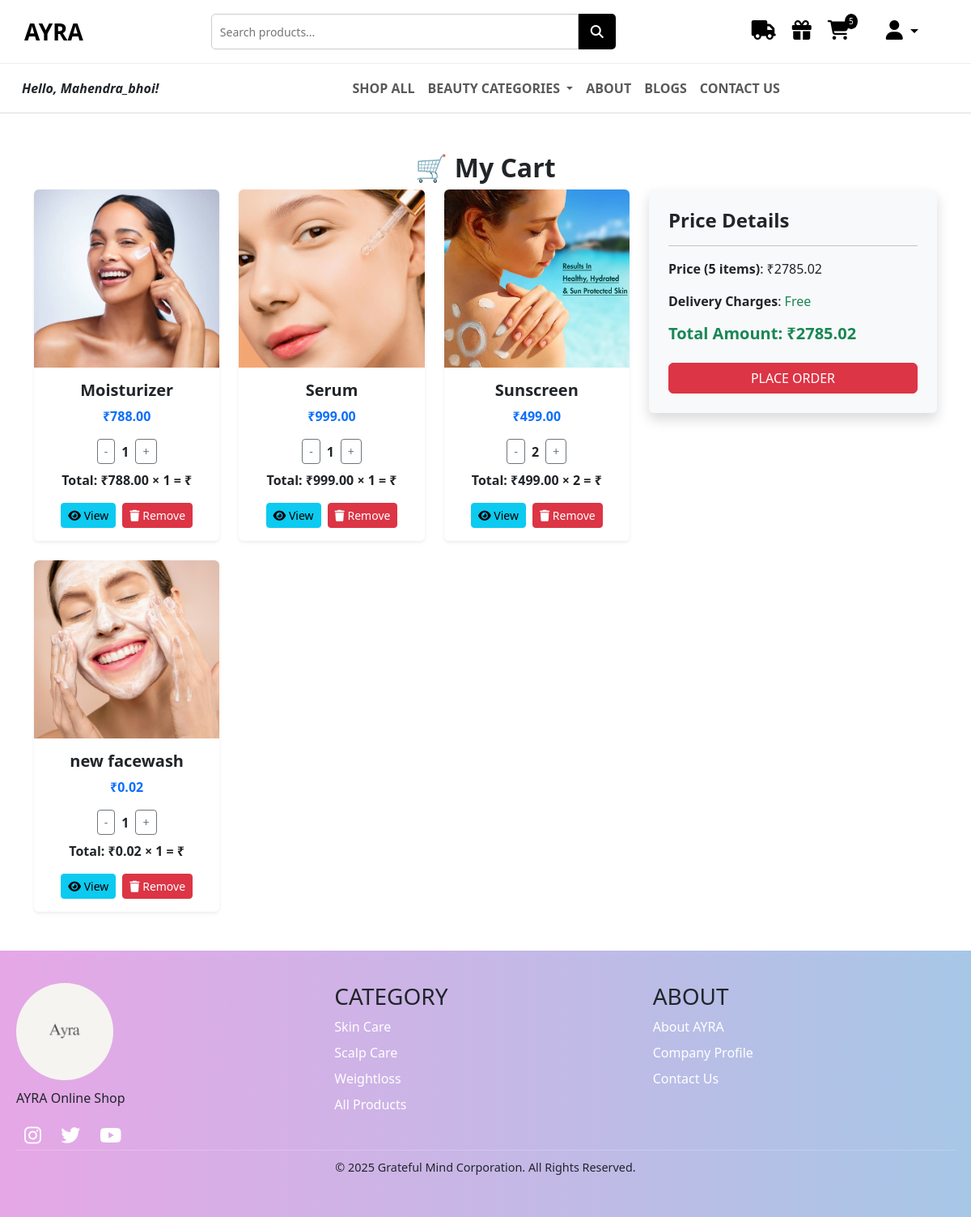
The app's page /cart/ (signed in), older data.
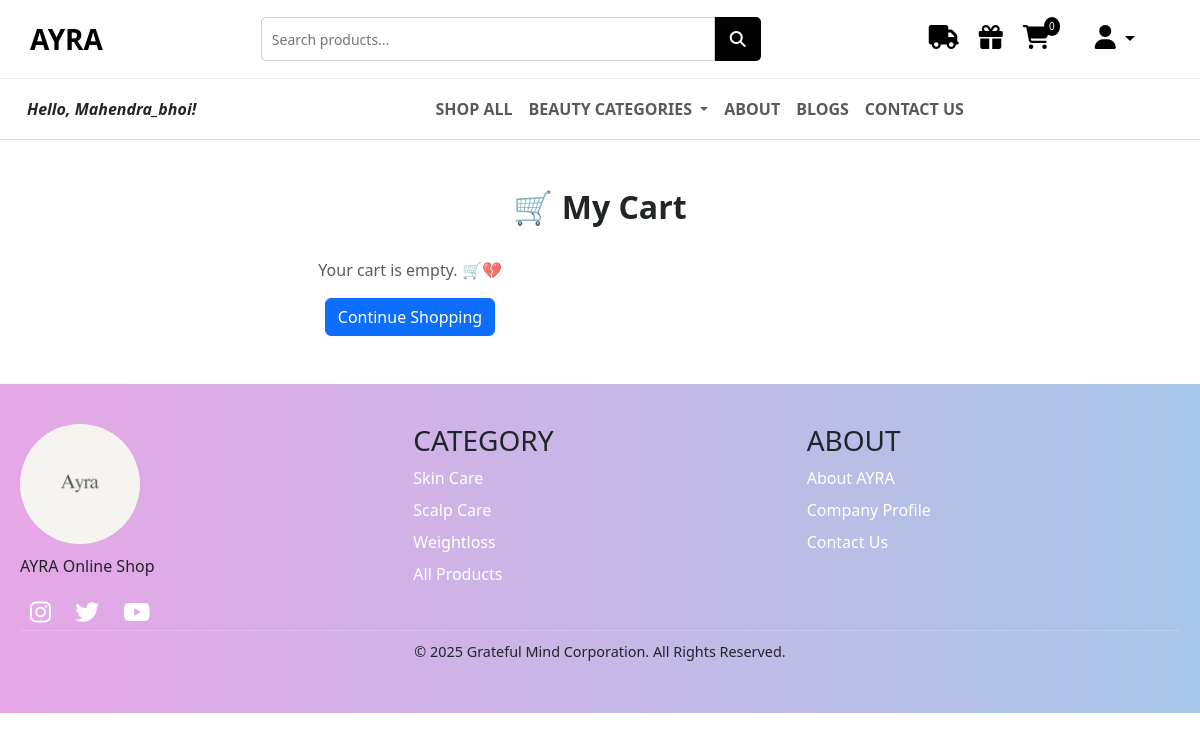
The same page, newer data.
### AYRA/models.py (models this page shows, shortened)
class Cart(models.Model):
    user = models.ForeignKey(User, on_delete=models.CASCADE)
    product = models.ForeignKey(Product, on_delete=models.CASCADE)
    quantity = models.PositiveIntegerField(default=1)
    created_at = models.DateTimeField(default=timezone.now)

class Product(models.Model):
    name = models.CharField(max_length=255)
    image = models.ImageField(upload_to='products/')
    description = models.TextField()
    price = models.DecimalField(max_digits=8, decimal_places=2)
    rating = models.FloatField()
    reviews = models.PositiveIntegerField()
    is_bestseller = models.BooleanField(default=False)
    tag_line = models.CharField(max_length=255, blank=True, null=True)
    category = models.ForeignKey(Category, on_delete=models.CASCADE)

### AYRA/views.py (the view)
# urls.py: path('cart/', views.cart_view, name='cart_view'),
@login_required(login_url='login')
def cart_view(request):
    cart_items = Cart.objects.filter(user=request.user)
    total_price = sum(item.product.price * item.quantity for item in cart_items)
    total_items = sum(item.quantity for item in cart_items)
    context = {
        'cart_items': cart_items,
        'cart_total': total_price,
        'cart_count': total_items
    }
    return render(request, 'cart.html', context)

### AYRA/context_processors.py (called while the page is built)
def cart_count(request):
    if request.user.is_authenticated:
        count = Cart.objects.filter(user=request.user).count()
    else:
        count = 0
    return {'cart_count': count}

def categories_context(request):
    categories = Category.objects.all()
    print("Categories==>",categories)
    return {'nav_categories': categories}

### AYRA/models.py (called while the page is built)
    def __str__(self):
        return self.name

### templates/cart.html
{% extends 'base.html' %}
{% load static %}
{% block 'main' %}
<div class="container my-5">
    <h2 class="text-center fw-bold">🛒 My Cart</h2>
    <div class="row">
        <div class="col-md-8">
            {% if cart_items %}
            <div class="row row-cols-1 row-cols-md-2 row-cols-lg-3 g-4">
                {% for item in cart_items %}
                <div class="col">
                    <div class="card h-100 shadow-sm border-0 rounded">
                        <img src="{{ item.product.image.url }}" class="card-img-top rounded-top" alt="{{ item.product.name }}" style="height: 220px; object-fit: cover;">
                        <div class="card-body text-center">
                            <h5 class="card-title fw-bold">{{ item.product.name }}</h5>
                            <p class="text-primary fw-semibold">₹{{ item.product.price }}</p>
                            <div class="d-flex justify-content-center align-items-center gap-2">
                                <a href="{% url 'update_qty' item.product.id 0 %}" class="btn btn-sm btn-outline-secondary">-</a>
                                <span class="fw-bold">{{ item.quantity }}</span>
                                <a href="{% url 'update_qty' item.product.id 1 %}" class="btn btn-sm btn-outline-secondary">+</a>
                            </div>
                            <p class="fw-bold mt-2">Total: ₹{{ item.product.price|floatformat:2 }} × {{ item.quantity }} = ₹{{ item.total_price|floatformat:2 }}</p>
                            <div class="d-flex justify-content-center gap-2">
                                <a href="{% url 'product_detail' item.product.id %}" class="btn btn-info btn-sm">
                                    <i class="fas fa-eye"></i> View
                                </a>
                                <a href="{% url 'remove_from_cart' item.product.id %}" class="btn btn-danger btn-sm">
                                    <i class="fas fa-trash"></i> Remove
                                </a>
                            </div>
                        </div>
                    </div>
                </div>
                {% endfor %}
            </div>
            {% else %}
                <div class="text-center mt-4">
                    <p class="text-muted">Your cart is empty. 🛒💔</p>
                    <a href="{% url 'home' %}" class="btn btn-primary">Continue Shopping</a>
                </div>
            {% endif %}
        </div>
        {% if cart_items %}
        <div class="col-md-4">
            <div class="p-4 shadow rounded bg-light">
                <h4 class="fw-bold">Price Details</h4>
                <hr>
                <p><strong>Price ({{ cart_count }} items)</strong>: ₹{{ cart_total }}</p>
                <p><strong>Delivery Charges</strong>: <span class="text-success">Free</span></p>
                <h5 class="fw-bold text-success">Total Amount: ₹{{ cart_total }}</h5>
                <a href="{% url 'place_order' %}" class="btn btn-danger w-100 mt-3">PLACE ORDER</a>
            </div>
        </div>
        {% endif %}
    </div>
</div>
{% endblock %}

### templates/base.html (shortened to what this page needs)
{% load static %}
<!DOCTYPE html>
<html lang="en">
<head>
  <link rel="stylesheet" href="{% static 'css/style.css' %}">
  <link href="https://cdn.jsdelivr.net/npm/bootstrap@5.3.0/dist/css/bootstrap.min.css" rel="stylesheet">
  <link rel="stylesheet" href="https://cdnjs.cloudflare.com/ajax/libs/font-awesome/6.4.0/css/all.min.css">
</head>
<body>
  <div class="top-row">
    <a href="{% url 'home' %}" class="logo">AYRA</a>
    <div class="search-bar">
      <form method="GET" action="{% url 'search_products' %}">
        <input type="text" name="q" placeholder="Search products...">
        <button type="submit"><i class="fas fa-search"></i></button>
      </form>
    </div>
    <div class="nav-icons">
      <a href="{% url 'shipping_policy' %}"><i class="fas fa-truck"></i></a>
      <a href="/wishlist"><i class="fas fa-gift"></i></a>
      <a href="{% url 'cart_view' %}">
        <i class="fas fa-shopping-cart"></i>
        <span class="cart-count">{{ cart_count }}</span>
      </a>
      <li class="nav-item dropdown">
        <a class="nav-link dropdown-toggle" href="#" id="userDropdown" role="button" data-bs-toggle="dropdown" aria-expanded="false">
          <i class="fas fa-user"></i>
        </a>
      </li>
    </div>
  </div>
  <nav class="navbar navbar-expand-lg navbar-light bg-white">
    <div class="container-fluid">
      <div class="collapse navbar-collapse" id="navbarSupportedContent">
        <div class="user-info">
          {% if user.is_authenticated %}
              <i>Hello, {{ user.username }}!</i>
          {% endif %}
        </div>
        <ul class="navbar-nav mx-auto mb-2 mb-lg-0">
          <li class="nav-item">
            <a class="nav-link" href="{% url 'all_products' %}">SHOP ALL</a>
          </li>
          <li class="nav-item dropdown">
            <a class="nav-link dropdown-toggle" href="#" id="navbarDropdown"
               role="button" data-bs-toggle="dropdown" aria-expanded="false">
              BEAUTY CATEGORIES
            </a>
          </li>
          <li class="nav-item">
            <a class="nav-link" href="/about">ABOUT</a>
          </li>
          <li class="nav-item">
            <a class="nav-link" href="/blog_list">BLOGS</a>
          </li>
          <li class="nav-item">
            <a class="nav-link" href="/contact">CONTACT US</a>
          </li>
        </ul>
      </div>
    </div>
  </nav>
  {% block 'main' %}{% endblock 'main' %}
  {% block footer %}
  <footer class="footer">
    <div class="footer-content">
      <div class="footer-section">
        <img src="{% static 'images/ayralogo.jpg' %}" alt="AYRA Logo" class="footer-logo">
        <p>AYRA Online Shop</p>
        <div class="social-icons">
          <a href="#"><i class="fab fa-instagram"></i></a>
          <a href="#"><i class="fab fa-twitter"></i></a>
          <a href="#"><i class="fab fa-youtube"></i></a>
        </div>
      </div>
      <div class="footer-section">
        <h3>CATEGORY</h3>
        <ul>
          <li><a href="{% url 'skincare' %}"  style="text-decoration: none;">Skin Care</a></li>
          <li><a href="{% url 'scalpcare' %}" style="text-decoration: none;">Scalp Care</a></li>
          <li><a href="{% url 'weightloss' %}" style="text-decoration: none;">Weightloss</a></li>
          <li><a href="{% url 'all_products' %}" style="text-decoration: none;">All Products</a></li>
        </ul>
      </div>
      <div class="footer-section">
        <h3>ABOUT</h3>
        <ul>
          <li><a href="/about" style="text-decoration: none;">About AYRA</a></li>
          <li><a href="#" style="text-decoration: none;">Company Profile</a></li>
          <li><a href="/contact" style="text-decoration: none;">Contact Us</a></li>
        </ul>
      </div>
    </div>
    <div class="footer-bottom">
      <span>&copy; 2025 Grateful Mind Corporation. All Rights Reserved.</span>
    </div>
  </footer>
  {% endblock %}
</body>
</html>

Row changes from the older to the newer data that the page shows:
removed Cart: product.image (picture), product.name "Moisturizer", product.price "788.00", quantity "1"
removed Cart: product.image (picture), product.name "Serum", product.price "999.00", quantity "1"
removed Cart: product.image (picture), product.name "Sunscreen", product.price "499.00", quantity "2"
removed Cart: product.image (picture), product.name "new facewash", product.price "0.02", quantity "1"
Text that changed along with them:
{{ cart_count }}: "5" → "0"
{{ cart_count }}: "5" → (not shown)
{{ cart_total }}: "2785.02" → (not shown)
text no longer shown: "Price Details Price ( items) : ₹ Delivery Charges : Free Total Amount: ₹ PLACE ORDER"
text now shown: "Your cart is empty. 🛒💔 Continue Shopping"
